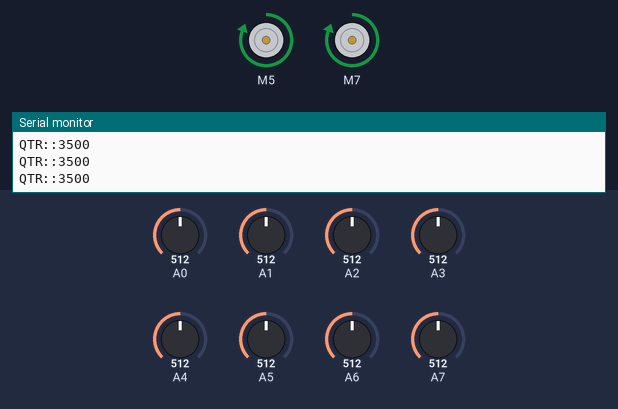
The sketch below on a simulated Arduino Nano, built with avr-gcc and run on an emulated ATmega328P. Parts: 2 × DC motor (green arrow = forward, orange = backward, longer = faster), the last lines printed to the serial monitor. Inputs (shaded band) come from the test bench; at power-on: A0 = 512, A1 = 512, A2 = 512, A3 = 512, A5 = 512, A7 = 512, A4 = 512, A6 = 512.

Above: at 6.2 s.
6.3 s: A0 set to 514
At 7.0 s:
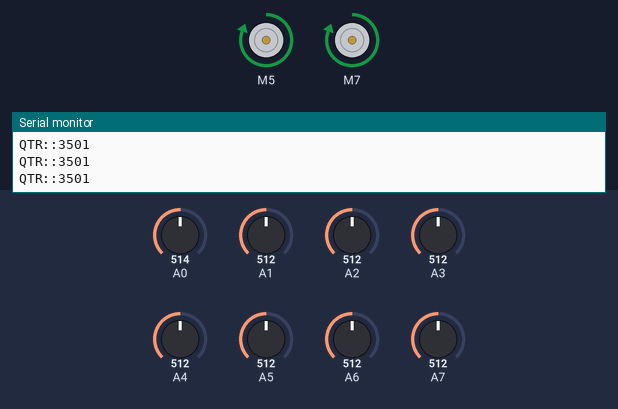
9.3 s: A1 set to 513
12.3 s: A2 set to 716
At 12.92 s:
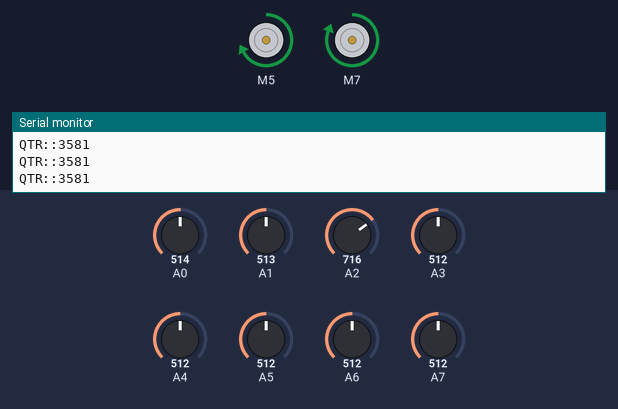
15.3 s: A3 set to 716
At 16.2 s:
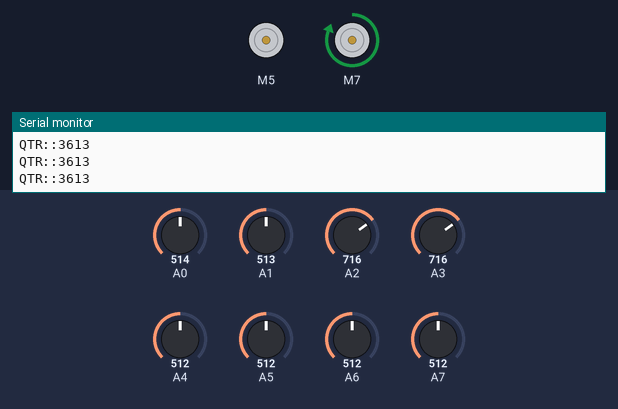
18.3 s: A5 set to 716
At 18.75 s:
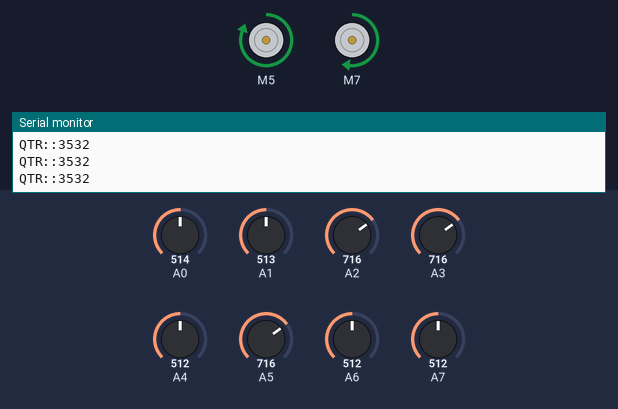
21.3 s: A7 set to 716
Timing chart, 0 to 25.3 s (numbered marks = the images above; inputs shaded):
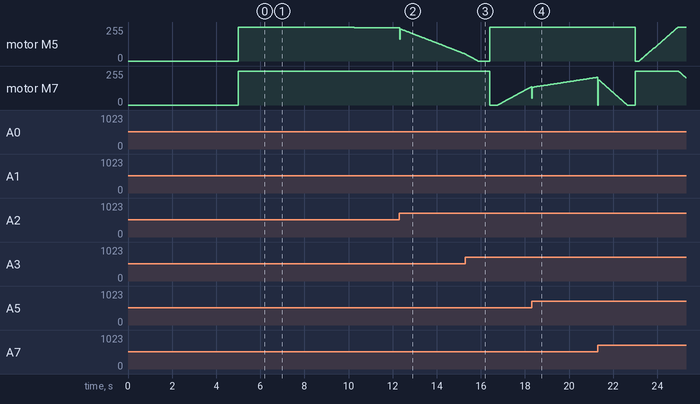

The sketch:

LFR_TB_QTR_PID_Nascon_.ino
```cpp
/*  this line follower is based on
  QTR Array
  T6612FNG motor driver
  PID Controller
   */

#include <QTRSensors.h>
#include <SparkFun_TB6612.h>


#define AIN1 5
#define BIN1 7
#define AIN2 4
#define BIN2 8
#define PWMA 3
#define PWMB 9
#define STBY 6

const int offsetA = 1;
const int offsetB = 1;

Motor motor1 = Motor(AIN1, AIN2, PWMA, offsetA, STBY);
Motor motor2 = Motor(BIN1, BIN2, PWMB, offsetB, STBY);

QTRSensors qtr;


const uint8_t SensorCount = 8;
uint16_t sensorValues[SensorCount];
int max_speed = 255;   // 225
int turn = 120;
int L = 0;
int R = 0;
int error = 0;
int adj = 0;

float Kp = 0.0728; //0.0728 @volttage
float Ki =0.0090;  //0.0090
float Kd = 1;//1

int P;
int I;
int D;
int lastError = 0;

uint16_t position;
void setup() {
  brake(motor1, motor2);

  qtr.setTypeAnalog();
  qtr.setSensorPins((const uint8_t[]){
                      A0, A1, A2, A3, A4, A5, A6, A7 },
                    SensorCount);
  qtr.setEmitterPin(2);
  for (uint16_t i = 0; i < 200; i++) {
    qtr.calibrate();
  }
  Serial.println("Done");
  Serial.begin(9600);
}

void loop() {
  // forward(225,225);
  PID_control();
  // checksensor();
}
void PID_control() {
  position = qtr.readLineWhite(sensorValues);
  Serial.print("QTR::");
  Serial.println(position);
  error = 3500 - position;
//  if (position > 1000 && position < 6000) {
    P = error;
    I = I + error;
    D = error - lastError;
    lastError = error;

    adj = P * Kp + I * Ki + D * Kd;

    L = max_speed + adj;
    R = max_speed - adj;

    if (L > max_speed) {
      L = max_speed;
    }
    if (R > max_speed) {
      R = max_speed;
    }
    if (L < 0) {
      L = 0;
    }
    if (R < 0) {
      R = 0;
    }
    forward(L, R);
  }
  //  else{
  //   sharp_left();
  // }

  //  else if (position >=6000 && position <= 7000) {
  //   sharp_right();
  // }
  // //else{
  //   //sharp_right();
  // //}


void forward(int L, int R) {
  motor1.drive(L);
  motor2.drive(R);
}
void sharp_right() {
  motor1.drive(-255);
  motor2.drive(255);
}
void sharp_left() {
  motor1.drive(255);
  motor2.drive(-255);
}
```

Measured:
- after the input at 6.3 s, motor M5: forward 255/255 → forward 254/255 after 1.2 s, → forward 253/255 1.3 s later
- after the input at 18.3 s, motor M5: stays forward 255/255 (without the input it goes to forward 253/255 after 1.4 s)
- by itself, motor M7: ramps from forward 255/255 to stopped and jumps back, once every 1.7 s
